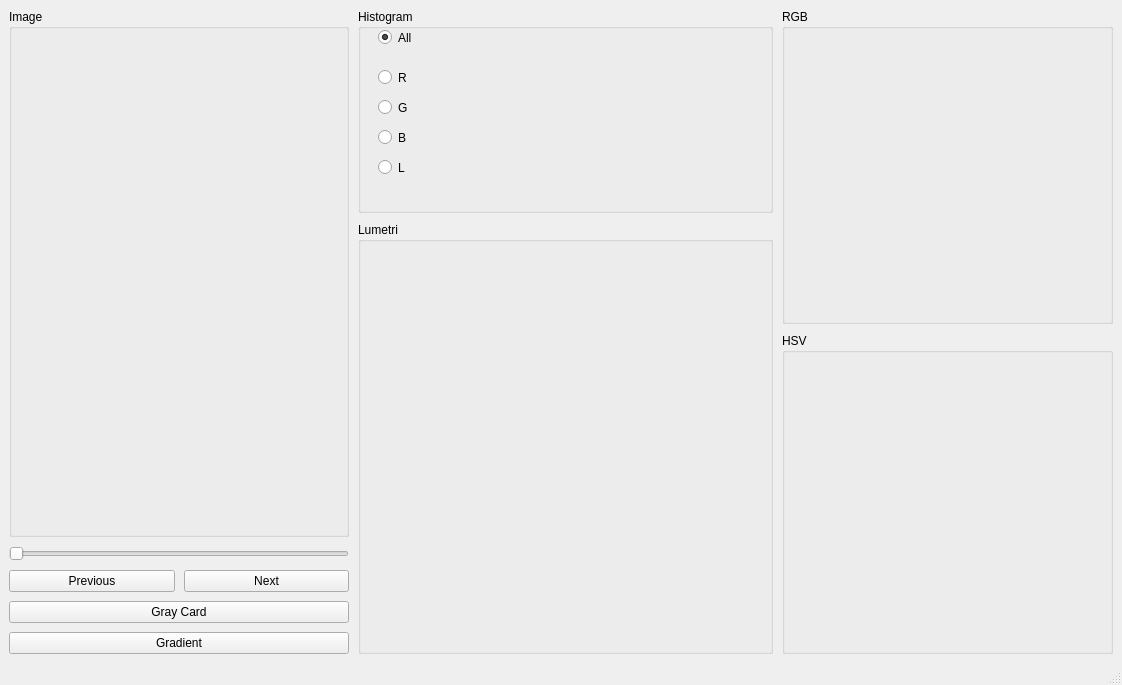
<?xml version="1.0" encoding="UTF-8"?>
<ui version="4.0">
 <class>MainWindow</class>
 <widget class="QMainWindow" name="MainWindow">
  <property name="geometry">
   <rect>
    <x>0</x>
    <y>0</y>
    <width>1122</width>
    <height>685</height>
   </rect>
  </property>
  <property name="windowTitle">
   <string>MainWindow</string>
  </property>
  <widget class="QWidget" name="centralwidget">
   <property name="layoutDirection">
    <enum>Qt::LeftToRight</enum>
   </property>
   <layout class="QGridLayout" name="gridLayout" rowstretch="2,1,2,0,0,0,0" columnstretch="4,4,10,8">
    <property name="sizeConstraint">
     <enum>QLayout::SetDefaultConstraint</enum>
    </property>
    <property name="spacing">
     <number>9</number>
    </property>
    <item row="4" column="0">
     <widget class="QPushButton" name="PreviousImageButton">
      <property name="text">
       <string>Previous</string>
      </property>
     </widget>
    </item>
    <item row="5" column="0" colspan="2">
     <widget class="QPushButton" name="GrayCardButton">
      <property name="text">
       <string>Gray Card</string>
      </property>
     </widget>
    </item>
    <item row="3" column="0" colspan="2">
     <widget class="QSlider" name="LUTSlider">
      <property name="orientation">
       <enum>Qt::Horizontal</enum>
      </property>
     </widget>
    </item>
    <item row="4" column="1">
     <widget class="QPushButton" name="NextImageButton">
      <property name="text">
       <string>Next</string>
      </property>
     </widget>
    </item>
    <item row="6" column="0" colspan="2">
     <widget class="QPushButton" name="GradientButton">
      <property name="text">
       <string>Gradient</string>
      </property>
     </widget>
    </item>
    <item row="1" column="2" rowspan="6">
     <widget class="QGroupBox" name="Lumetri_Area">
      <property name="title">
       <string>Lumetri</string>
      </property>
     </widget>
    </item>
    <item row="2" column="3" rowspan="5">
     <widget class="QGroupBox" name="HSV_Area">
      <property name="title">
       <string>HSV</string>
      </property>
     </widget>
    </item>
    <item row="0" column="2">
     <widget class="QGroupBox" name="Histogram_Area">
      <property name="enabled">
       <bool>true</bool>
      </property>
      <property name="title">
       <string>Histogram</string>
      </property>
      <widget class="QRadioButton" name="Histo_R_Check">
       <property name="geometry">
        <rect>
         <x>20</x>
         <y>60</y>
         <width>41</width>
         <height>17</height>
        </rect>
       </property>
       <property name="text">
        <string>R</string>
       </property>
      </widget>
      <widget class="QRadioButton" name="Histo_G_Check">
       <property name="geometry">
        <rect>
         <x>20</x>
         <y>90</y>
         <width>41</width>
         <height>17</height>
        </rect>
       </property>
       <property name="text">
        <string>G</string>
       </property>
      </widget>
      <widget class="QRadioButton" name="Histo_B_Check">
       <property name="geometry">
        <rect>
         <x>20</x>
         <y>120</y>
         <width>41</width>
         <height>17</height>
        </rect>
       </property>
       <property name="text">
        <string>B</string>
       </property>
      </widget>
      <widget class="QRadioButton" name="Histo_L_Check">
       <property name="geometry">
        <rect>
         <x>20</x>
         <y>150</y>
         <width>41</width>
         <height>17</height>
        </rect>
       </property>
       <property name="text">
        <string>L</string>
       </property>
      </widget>
      <widget class="QRadioButton" name="Histo_All_Check">
       <property name="geometry">
        <rect>
         <x>20</x>
         <y>20</y>
         <width>41</width>
         <height>17</height>
        </rect>
       </property>
       <property name="text">
        <string>All</string>
       </property>
       <property name="checked">
        <bool>true</bool>
       </property>
      </widget>
     </widget>
    </item>
    <item row="0" column="0" rowspan="3" colspan="2">
     <widget class="QGroupBox" name="Image_Area">
      <property name="title">
       <string>Image</string>
      </property>
     </widget>
    </item>
    <item row="0" column="3" rowspan="2">
     <widget class="QGroupBox" name="RGB_Area">
      <property name="title">
       <string>RGB</string>
      </property>
     </widget>
    </item>
   </layout>
  </widget>
  <widget class="QStatusBar" name="statusbar"/>
  <action name="actionExit">
   <property name="text">
    <string>Exit</string>
   </property>
  </action>
 </widget>
 <resources/>
 <connections/>
</ui>
